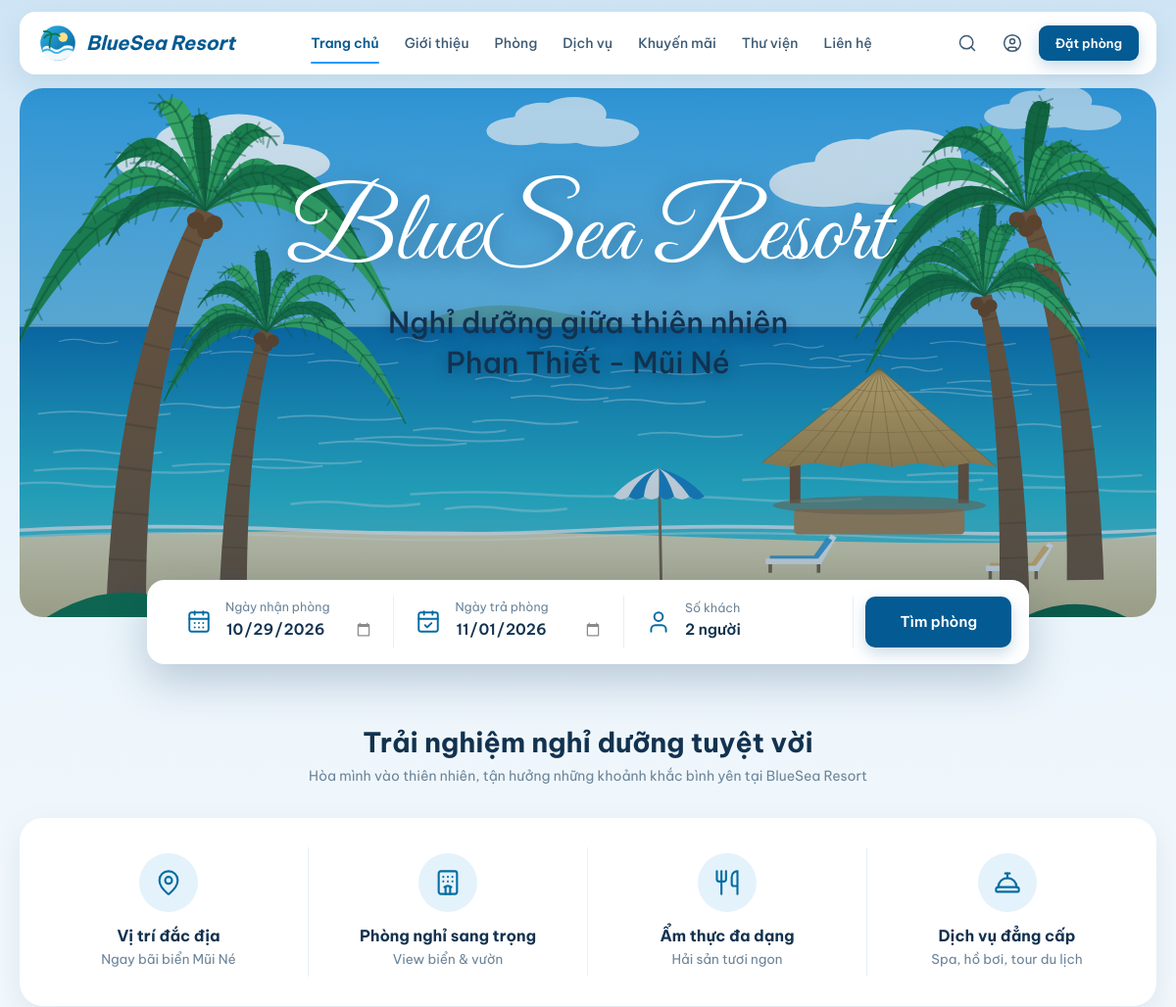
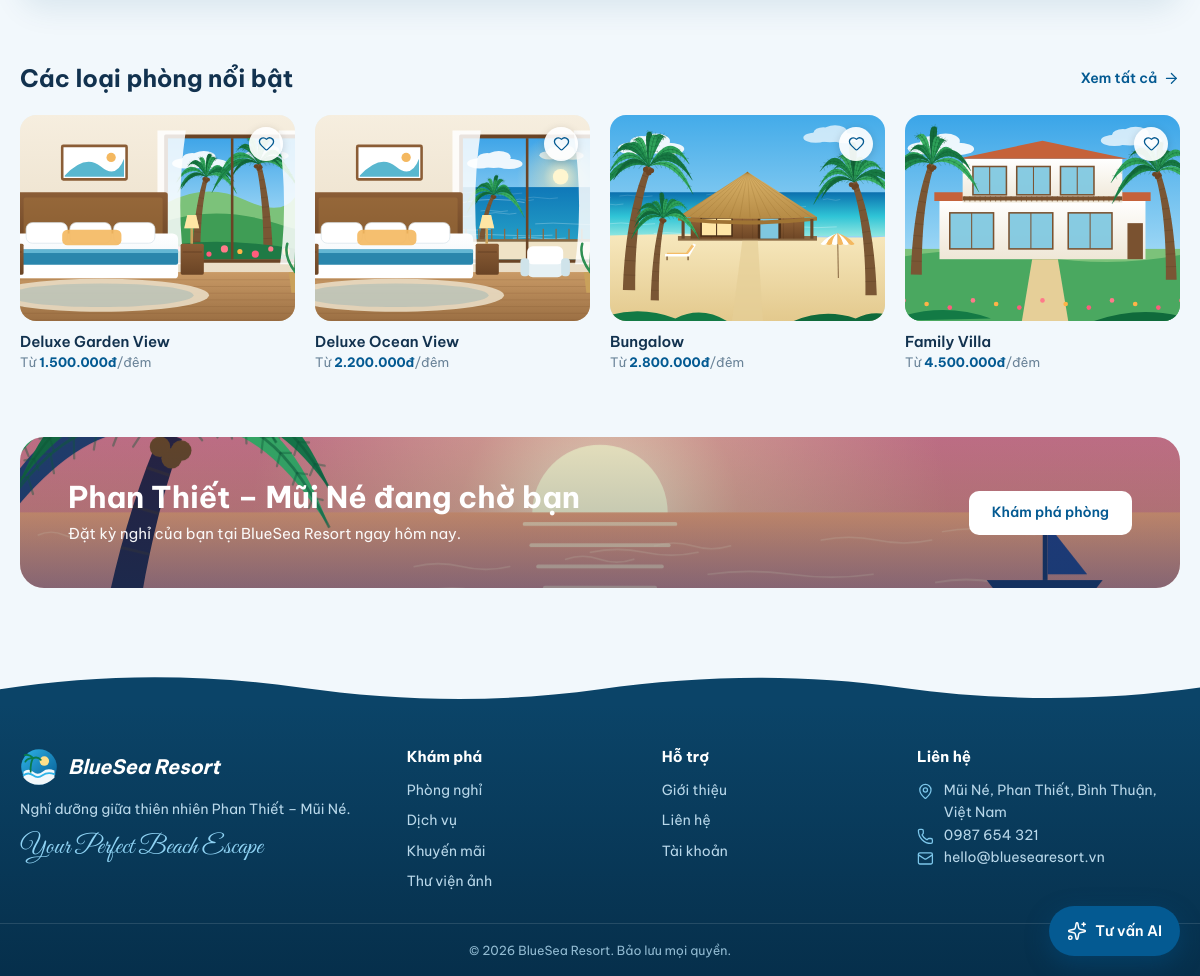
The page / on the database its author committed (2 pictures, top to bottom).
### tables this page shows
CREATE TABLE room_types (
 id INT AUTO_INCREMENT PRIMARY KEY,
 name VARCHAR(120) NOT NULL,
 description TEXT,
 price DECIMAL(12,0) NOT NULL,
 capacity INT NOT NULL,
 area INT NOT NULL DEFAULT 25,
 bed_type VARCHAR(60) NOT NULL DEFAULT 'Giường đôi',
 view_type VARCHAR(60) NOT NULL DEFAULT 'Hướng biển',
 amenities VARCHAR(255) NOT NULL DEFAULT '',
 image VARCHAR(255) NOT NULL
);

### config/app.php (called while the page is built, shortened)
<?php
require_once __DIR__ . '/../includes/icons.php';
function e($value) {
    return htmlspecialchars((string)$value, ENT_QUOTES, 'UTF-8');
}
function is_customer_logged_in() {
    return isset($_SESSION['customer']);
}
function csrf_token() {
    return $_SESSION['csrf_token'];
}
function money($v) {
    return number_format((float)$v, 0, ',', '.') . 'đ';
}
function img($file) {
    return BASE_URL . '/assets/images/' . $file;
}
function stay_defaults() {
    $valid = function ($d) { return is_string($d) && preg_match('/^\d{4}-\d{2}-\d{2}$/', $d) && strtotime($d) !== false; };
    $today = date('Y-m-d');
    $in = $_GET['check_in'] ?? '';
    $out = $_GET['check_out'] ?? '';
    if (!$valid($in) || $in < $today) $in = date('Y-m-d', strtotime('+1 day'));
    if (!$valid($out) || $out <= $in) $out = date('Y-m-d', strtotime($in . ' +3 day'));
    $guests = (int)($_GET['guests'] ?? 2);
    return ['check_in' => $in, 'check_out' => $out, 'guests' => $guests];
}
function setting($key, $default = '') {
    static $cache = null;
    if ($cache === null) {
        $cache = [];
        try {
            global $pdo;
            foreach ($pdo->query("SELECT setting_key, setting_value FROM settings") as $r) {
                $cache[$r['setting_key']] = $r['setting_value'];
            }
        } catch (Throwable $e) {  }
    }
    return array_key_exists($key, $cache) && $cache[$key] !== '' ? $cache[$key] : $default;
}
?>

### index.php (the view, shortened to what this page needs)
<?php
require_once 'config/database.php';
require_once 'config/app.php';
$rooms = $pdo->query("SELECT rt.*, MIN(r.id) room_id FROM room_types rt LEFT JOIN rooms r ON r.room_type_id=rt.id AND r.status<>'maintenance' GROUP BY rt.id ORDER BY rt.id LIMIT 4")->fetchAll();
$stay = stay_defaults();
$today = date('Y-m-d');
include 'includes/header.php';
?>
<section class="hero container">
    <div class="photo hero-photo" style="--bg-img:url('<?= img('hero.svg') ?>')">
        <p class="hero-script">BlueSea Resort</p>
        <h1 class="hero-sub"><span>Nghỉ dưỡng giữa thiên nhiên</span><span>Phan Thiết - Mũi Né</span></h1>
    </div>
    <form class="search-card" action="<?= BASE_URL ?>/rooms.php" method="get">
        <div class="sfield">
            <?= icon('calendar-days') ?>
            <div><label for="s-in">Ngày nhận phòng</label><input type="date" id="s-in" name="check_in" value="<?= e($stay['check_in']) ?>" min="<?= $today ?>" required></div>
        </div>
        <div class="sfield">
            <?= icon('calendar-check') ?>
            <div><label for="s-out">Ngày trả phòng</label><input type="date" id="s-out" name="check_out" value="<?= e($stay['check_out']) ?>" min="<?= $today ?>" required></div>
        </div>
        <div class="sfield">
            <?= icon('user') ?>
            <div><label for="s-guests">Số khách</label>
                <select id="s-guests" name="guests"><?php for ($i = 1; $i <= 6; $i++): ?><option value="<?= $i ?>"<?= $i === $stay['guests'] ? ' selected' : '' ?>><?= $i ?> người</option><?php endfor; ?></select></div>
        </div>
        <button class="btn btn-primary" type="submit">Tìm phòng</button>
    </form>
</section>
<section class="section">
    <div class="container">
        <div class="section-title">
            <h2>Trải nghiệm nghỉ dưỡng tuyệt vời</h2>
            <p>Hòa mình vào thiên nhiên, tận hưởng những khoảnh khắc bình yên tại BlueSea Resort</p>
        </div>
        <div class="features">
            <div class="feature"><span class="ring"><?= icon('map-pin') ?></span><h3>Vị trí đắc địa</h3><p>Ngay bãi biển Mũi Né</p></div>
            <div class="feature"><span class="ring"><?= icon('hotel') ?></span><h3>Phòng nghỉ sang trọng</h3><p>View biển &amp; vườn</p></div>
            <div class="feature"><span class="ring"><?= icon('utensils') ?></span><h3>Ẩm thực đa dạng</h3><p>Hải sản tươi ngon</p></div>
            <div class="feature"><span class="ring"><?= icon('concierge-bell') ?></span><h3>Dịch vụ đẳng cấp</h3><p>Spa, hồ bơi, tour du lịch</p></div>
        </div>
    </div>
</section>
<section class="section" style="padding-top:8px">
    <div class="container">
        <div class="section-head">
            <h2>Các loại phòng nổi bật</h2>
            <a class="link-more" href="<?= BASE_URL ?>/rooms.php">Xem tất cả <?= icon('arrow-right') ?></a>
        </div>
        <div class="photo-cards">
            <?php foreach ($rooms as $room): $detail = BASE_URL . '/room-detail.php?id=' . $room['id']; ?>
            <article class="photo-card">
                <div class="thumb">
                    <a href="<?= $detail ?>" tabindex="-1" aria-hidden="true"><img src="<?= img($room['image']) ?>" alt="" loading="lazy"></a>
                    <button class="heart" type="button" aria-pressed="false" data-heart="room-<?= (int)$room['id'] ?>" aria-label="Yêu thích <?= e($room['name']) ?>"><?= icon('heart') ?></button>
                </div>
                <a href="<?= $detail ?>"><h3><?= e($room['name']) ?></h3></a>
                <p class="from">Từ <b><?= money($room['price']) ?></b>/đêm</p>
            </article>
            <?php endforeach; ?>
        </div>
    </div>
</section>
<section class="section" style="padding-top:8px">
    <div class="container">
        <div class="photo cta" style="--bg-img:url('<?= img('sunset.svg') ?>')">
            <div>
                <h2>Phan Thiết – Mũi Né đang chờ bạn</h2>
                <p>Đặt kỳ nghỉ của bạn tại BlueSea Resort ngay hôm nay.</p>
            </div>
            <a class="btn btn-white" href="<?= BASE_URL ?>/rooms.php">Khám phá phòng</a>
        </div>
    </div>
</section>
<?php include 'includes/footer.php'; ?>

### includes/header.php (shortened to what this page needs)
<?php
require_once __DIR__ . '/../config/app.php';
$cur = basename($_SERVER['SCRIPT_NAME']);
$alias = ['room-detail.php' => 'rooms.php', 'booking.php' => 'rooms.php', 'payment.php' => 'rooms.php'];
$nav_active = $alias[$cur] ?? $cur;
$nav_items = [
    'index.php'      => 'Trang chủ',
    'about.php'      => 'Giới thiệu',
    'rooms.php'      => 'Phòng',
    'services.php'   => 'Dịch vụ',
    'promotions.php' => 'Khuyến mãi',
    'gallery.php'    => 'Thư viện',
    'contact.php'    => 'Liên hệ',
];
$body_class = $body_class ?? '';
$css_v = @filemtime(__DIR__ . '/../assets/css/style.css') ?: 1;
$seo_site  = setting('resort_name', 'BlueSea Resort');
?>
<!doctype html>
<html lang="vi">
<head>
    <link rel="stylesheet" href="<?= BASE_URL ?>/assets/css/style.css?v=<?= $css_v ?>">
</head>
<body class="<?= e($body_class) ?>">
<?php if (empty($hide_site_header)): ?>
<header class="site-header">
    <div class="container">
        <div class="nav-bar">
            <a class="brand" href="<?= BASE_URL ?>/index.php" aria-label="BlueSea Resort - Trang chủ">
                <img src="<?= img('logo.svg') ?>" alt="">
                <span class="brand-name">BlueSea Resort</span>
            </a>
            <nav class="main-nav" id="main-nav" aria-label="Menu chính">
                <?php foreach ($nav_items as $file => $label): ?>
                    <a href="<?= BASE_URL ?>/<?= $file ?>"<?= $nav_active === $file ? ' class="active" aria-current="page"' : '' ?>><?= $label ?></a>
                <?php endforeach; ?>
            </nav>
            <div class="nav-actions">
                <a class="icon-btn" href="<?= BASE_URL ?>/rooms.php" aria-label="Tìm phòng"><?= icon('search') ?></a>
                <?php if (is_customer_logged_in()): ?>
                    <a class="icon-btn" href="<?= BASE_URL ?>/customer/history.php" aria-label="Tài khoản của tôi" title="Tài khoản của tôi"><?= icon('circle-user') ?></a>
                <?php else: ?>
                    <a class="icon-btn" href="<?= BASE_URL ?>/login.php" aria-label="Đăng nhập" title="Đăng nhập"><?= icon('circle-user') ?></a>
                <?php endif; ?>
                <a class="btn btn-primary btn-small" href="<?= BASE_URL ?>/rooms.php">Đặt phòng</a>
            </div>
        </div>
    </div>
</header>
<?php endif; ?>
<main>

### includes/icons.php (shortened to what this page needs)
<?php
function icon(string $name, string $class = ''): string {
    $paths = $GLOBALS['__icons'][$name] ?? '';
    $cls = trim('icon ' . $class);
    return '<svg class="' . $cls . '" xmlns="http://www.w3.org/2000/svg" viewBox="0 0 24 24" fill="none" stroke="currentColor" stroke-width="1.8" stroke-linecap="round" stroke-linejoin="round" aria-hidden="true">' . $paths . '</svg>';
}

### includes/footer.php (shortened to what this page needs)
</main>
<?php if (empty($hide_footer)): ?>
<footer class="footer">
    <div class="container footer-grid">
        <div>
            <div class="brand"><img src="<?= img('logo.svg') ?>" alt=""><span class="brand-name">BlueSea Resort</span></div>
            <p><?= e(setting('tagline', 'Nghỉ dưỡng giữa thiên nhiên Phan Thiết – Mũi Né.')) ?></p>
            <p class="tagline">Your Perfect Beach Escape</p>
        </div>
        <div>
            <h4>Khám phá</h4>
            <ul>
                <li><a href="<?= BASE_URL ?>/rooms.php">Phòng nghỉ</a></li>
                <li><a href="<?= BASE_URL ?>/services.php">Dịch vụ</a></li>
                <li><a href="<?= BASE_URL ?>/promotions.php">Khuyến mãi</a></li>
                <li><a href="<?= BASE_URL ?>/gallery.php">Thư viện ảnh</a></li>
            </ul>
        </div>
        <div>
            <h4>Hỗ trợ</h4>
            <ul>
                <li><a href="<?= BASE_URL ?>/about.php">Giới thiệu</a></li>
                <li><a href="<?= BASE_URL ?>/contact.php">Liên hệ</a></li>
                <li><a href="<?= BASE_URL ?>/login.php">Tài khoản</a></li>
            </ul>
        </div>
        <div>
            <h4>Liên hệ</h4>
            <p class="line"><?= icon('map-pin') ?><span><?= e(setting('address', 'Mũi Né, Phan Thiết, Bình Thuận, Việt Nam')) ?></span></p>
            <p class="line"><?= icon('phone') ?><span><?= e(setting('phone', '0987 654 321')) ?></span></p>
            <p class="line"><?= icon('mail') ?><span><?= e(setting('email', 'hello@bluesearesort.vn')) ?></span></p>
        </div>
    </div>
    <div class="copyright">© <?= date('Y') ?> <?= e(setting('resort_name', 'BlueSea Resort')) ?>. Bảo lưu mọi quyền.</div>
</footer>
<?php endif; ?>
<?php if (empty($hide_chatbot)): ?>
<div id="ai-chat" class="ai-chat" data-endpoint="<?= BASE_URL ?>/api/chat.php" data-csrf="<?= e(csrf_token()) ?>"
     data-welcome="Xin chào! Mình là trợ lý ảo của <?= e(setting('resort_name', 'BlueSea Resort')) ?>. Mình có thể tư vấn phòng, giá, khuyến mãi, dịch vụ và kiểm tra phòng trống giúp bạn.">
    <button class="ai-chat-toggle" type="button" aria-expanded="false" aria-controls="ai-chat-panel" aria-label="Mở trợ lý AI tư vấn"><?= icon('sparkles') ?><span>Tư vấn AI</span></button>
</div>
<?php endif; ?>
</body>
</html>

### rows shown on the page
room_types: image (picture), name "Deluxe Garden View", price "1.500.000đ"
room_types: image (picture), name "Deluxe Ocean View", price "2.200.000đ"
room_types: image (picture), name "Bungalow", price "2.800.000đ"
room_types: image (picture), name "Family Villa", price "4.500.000đ"

### other values the page prints
$label "Trang chủ"
$label "Giới thiệu"
$label "Phòng"
$label "Dịch vụ"
$label "Khuyến mãi"
$label "Thư viện"
$label "Liên hệ"
setting('tagline', 'Nghỉ dưỡng giữa thiên nhiên Phan Thiết – Mũi Né.') "Nghỉ dưỡng giữa thiên nhiên Phan Thiết – Mũi Né."
setting('address', 'Mũi Né, Phan Thiết, Bình Thuận, Việt Nam') "Mũi Né, Phan Thiết, Bình Thuận, Việt Nam"
setting('phone', '0987 654 321') "0987 654 321"
setting('email', 'hello@bluesearesort.vn') "hello@bluesearesort.vn"
setting('resort_name', 'BlueSea Resort') "BlueSea Resort"
form field guests "2 người"
